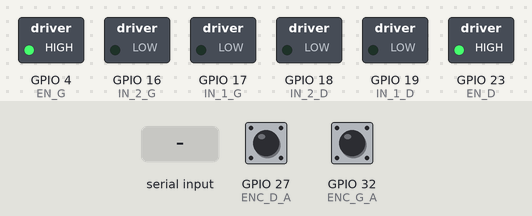
A program run on a simulated ESP32. Parts: switched loads named in the program (green lamp = pin HIGH). Inputs (shaded band) come from the test bench; at power-on: GPIO 27 (ENC_D_A) HIGH, GPIO 32 (ENC_G_A) HIGH. Nothing arrives over Bluetooth unless stated.

Above: at 1.4 s.
1.5 s: "a" received over the second serial link
At 2.0 s:
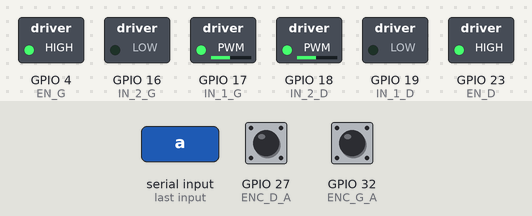
At 3.61 s:
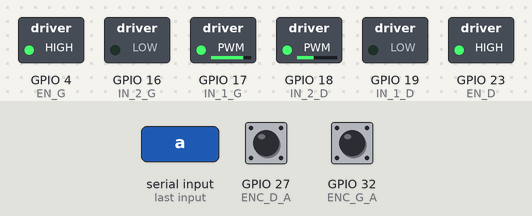
Timing chart, 0 to 6.0 s (numbered marks = the images above; inputs shaded):
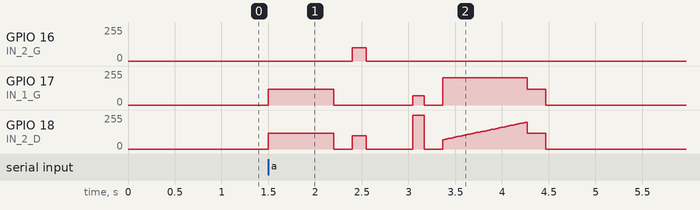

Measured:
- after the input at 1.5 s, GPIO 16 (IN_2_G): 0/255 → 100/255 after 0.90 s, → 0/255 0.15 s later; GPIO 17 (IN_1_G): 0/255 → 120/255 at once, → 0/255 0.70 s later, → 70/255 0.85 s later, → 0/255 0.12 s later, … (7 changes in this stretch)

The program:

main.cpp
```cpp
#include "BluetoothSerial.h"
#include <Wire.h>
//#include <Adafruit_LIS3MDL.h>
//#include <Adafruit_Sensor.h>
#include <math.h>

BluetoothSerial SerialBT;

// Moteur - ESP32
#define EN_D 23
#define EN_G 4
#define IN_1_D 19
#define IN_2_D 18
#define IN_1_G 17
#define IN_2_G 16

// Encodeurs
#define ENC_D_A 27
#define ENC_G_A 32

// Paramètres physiques
const float DIAMETRE_ROUE_CM = 9.0;
const float EMPATTEMENT_CM = 8.9;
const float TICKS_PAR_TOUR = 830.0;
const float PERIMETRE_ROUE = PI * DIAMETRE_ROUE_CM;

// PID pour les distances
float Kp = 4.0, Ki = 0.05, Kd = 0.1;
float previous_error = 0;
float integral = 0;

// PWM
int pwm_normal = 120;

// Position
float posX = 0.0, posY = 0.0, angleRobot = 0.0;

// Correction distance
const float facteur_echelle = 0.035;  // Ajusté depuis 23.5 → allonge un peu la distance

// Encodeurs
volatile long ticks_droit = 0;
volatile long ticks_gauche = 0;

void IRAM_ATTR onTickDroit() { ticks_droit++; }
void IRAM_ATTR onTickGauche() { ticks_gauche++; }

void setupPWM() {
  ledcSetup(0, 1000, 8);
  ledcSetup(1, 1000, 8);
  ledcSetup(2, 1000, 8);
  ledcSetup(3, 1000, 8);
  ledcAttachPin(IN_1_D, 0);
  ledcAttachPin(IN_2_D, 1);
  ledcAttachPin(IN_1_G, 2);
  ledcAttachPin(IN_2_G, 3);
}

void setMotorPWM(int pwm_gauche, int pwm_droit) {
  pwm_gauche = constrain(pwm_gauche, -255, 255);
  pwm_droit = constrain(pwm_droit, -255, 255);
  if (pwm_gauche >= 0) {
    ledcWrite(2, pwm_gauche);
    ledcWrite(3, 0);
  } else {
    ledcWrite(2, 0);
    ledcWrite(3, -pwm_gauche);
  }
  if (pwm_droit >= 0) {
    ledcWrite(0, 0);
    ledcWrite(1, pwm_droit);
  } else {
    ledcWrite(0, -pwm_droit);
    ledcWrite(1, 0);
  }
}

void stopMotors() {
  setMotorPWM(0, 0);
  delay(200);
}

long distanceToTicks(float distance_cm) {
  return (distance_cm / PERIMETRE_ROUE) * TICKS_PAR_TOUR;
}

void avancerVers(float x_target, float y_target) {
  float dx = x_target - posX;
  float dy = y_target - posY;
  float target_angle = atan2(dy, dx);
  float distance = sqrt(dx * dx + dy * dy) * facteur_echelle;

  float travelled = 0;
  float step = 0.1;

  while (travelled < distance) {
    float error = 0;
    integral += error;
    float derivative = error - previous_error;
    float correction = Kp * error + Ki * integral + Kd * derivative;
    previous_error = error;

    int pwm_gauche = pwm_normal - correction;
    int pwm_droit = pwm_normal + correction;
    setMotorPWM(pwm_gauche, pwm_droit);

    delay(100);
    posX += step * cos(target_angle);
    posY += step * sin(target_angle);
    travelled += step;
  }

  stopMotors();
  angleRobot = target_angle;
}


void sequenceEscalier() {
  SerialBT.println("Démarrage escalier...");
  posX = 0.0; posY = 0.0; angleRobot = 0.0;
  ticks_droit = 0; ticks_gauche = 0; // reset encodeurs

  // 1. Ligne droite 20 cm
  avancerVers(20.0, 0.0);
  SerialBT.println("Fin ligne 1");

  // 2. Amorce (rotation sur place)
  setMotorPWM(-100, 100);
  delay(145);
  stopMotors();
  delay(300);
  SerialBT.println("Fin amorce");

  // 3. Courbe gauche avec PID sur différence ticks (roue droite vs gauche)
  int base_pwm_gauche = 70;
  int pwm_droite = 370;
  int duration_ms = 135; // durée totale du virage
  int step_delay = 20;
  int steps = duration_ms / step_delay;

  float pid_Kp = 2.0; // PID pour équilibrer les ticks (pas l’angle réel)
  float pid_Ki = 0.0;
  float pid_Kd = 0.1;
  float pid_integral = 0;
  float pid_prev_error = 0;

  for (int k = 0; k < steps; k++) {
    long diff_ticks = ticks_droit - ticks_gauche;
    float error = -diff_ticks; // objectif : égaliser avance des roues
    pid_integral += error;
    float derivative = error - pid_prev_error;
    float correction = pid_Kp * error + pid_Ki * pid_integral + pid_Kd * derivative;
    pid_prev_error = error;

    int pwm_gauche_corrige = constrain(base_pwm_gauche + correction, 50, 255);
    setMotorPWM(pwm_gauche_corrige, pwm_droite);
    delay(step_delay);
  }

  stopMotors();
  SerialBT.println("Fin courbe gauche");

  // 4. Courbe droite (inchangée)
  int j = 70;
  while (j < 205) {
    setMotorPWM(205, j);
    j += 3;
    delay(20);
  }
  SerialBT.println("Fin courbe droite");

  // Correction finale pour compléter les 7 cm manquants
  float dx = 4.3 * cos(angleRobot);
  float dy = 4.3 * sin(angleRobot);
  avancerVers(posX + dx, posY + dy);
  SerialBT.println("Correction 7 cm ajoutée");

  SerialBT.println("Escalier terminé");
}

void setup() {
  Serial.begin(115200);
  SerialBT.begin("ESP32_ROBOT_BT");

  pinMode(EN_D, OUTPUT);
  pinMode(EN_G, OUTPUT);
  digitalWrite(EN_D, HIGH);
  digitalWrite(EN_G, HIGH);

  pinMode(ENC_D_A, INPUT_PULLUP);
  pinMode(ENC_G_A, INPUT_PULLUP);
  attachInterrupt(digitalPinToInterrupt(ENC_D_A), onTickDroit, RISING);
  attachInterrupt(digitalPinToInterrupt(ENC_G_A), onTickGauche, RISING);

  setupPWM();
  stopMotors();
}

void loop() {
  if (SerialBT.available()) {
    char cmd = SerialBT.read();
    if (cmd == 'a') {
      sequenceEscalier();
    }
    if (cmd == 'b') {
      //sequenceSpirale();
    }
    if (cmd == 'c') {
      //sequenceCercle();
    }
    if (cmd == 'd') {
      //sequenceRosace();
    }
    if (cmd == 'e') {
      //sequenceFleche();
    }
    if (cmd == 'f') {
      //sequenceRosedesvents();
    }
  }
}
```
